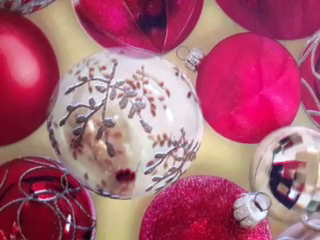
#> input picture frame 85 of Lab_Works/Computer_Vision/Feature_Detection/data/video1.mp4, 320 x 240 px
$ jupyter execute feature_detection.ipynb
#> lines starting #> are read from the running program, lines starting #| are printed output that depends on the picture; after the words box and inside, x2 and y2 are one past the last pixel; in counts of white or black regions, pixels touching at a corner belong together
<div style="display:flex; justify-content:space-between; align-items:center; width:100%; margin:8px 0 24px 0;">
  <div style="text-align:left;">

  </div>
  <div style="text-align:right; font-size:18px; font-weight:600; color:#17324d; line-height:1.35;">
    MSc. CORO DASSIP
  </div>
</div>

<div style="border:2px solid #333; padding:14px 20px; margin:15px auto 25px auto; width:85%; max-width:900px; box-sizing:border-box; text-align:center;">
  <h1 style="margin:0;"><b>Feature Detection and Object Tracking</b></h1>
</div>

This notebook executes the complete fixed-reference feature-tracking experiment, including ORB extraction, Hamming-distance matching, RANSAC homography estimation, projected object localization, sequence-level diagnostics, figure generation, and final numerical validation.

## Setup — Environment and Configuration

Import the required libraries, configure compact numerical output, and create the shared figures directory used throughout the experiment.

[cell 1]
from pathlib import Path

import cv2
import matplotlib.pyplot as plt
import numpy as np

np.set_printoptions(
    precision=4,
    suppress=True,
)

OUTPUT_DIR = Path("../outputs/figures")
OUTPUT_DIR.mkdir(
    parents=True,
    exist_ok=True,
)

print(f"OpenCV version: {cv2.__version__}")

## 1. Validate the Input Video and Output Paths

Verify that the repository-local input video exists and that the output directory is available before initializing the tracking pipeline.

[cell 2]
VIDEO_PATH = Path("../data/video1.mp4")

if not VIDEO_PATH.exists():
    raise FileNotFoundError(
        f"Video not found: {VIDEO_PATH}"
    )

if not VIDEO_PATH.is_file():
    raise ValueError(
        f"Input path is not a file: {VIDEO_PATH}"
    )

OUTPUT_DIR.mkdir(
    parents=True,
    exist_ok=True,
)

print(f"Input video: {VIDEO_PATH}")
print(f"Figures directory: {OUTPUT_DIR}")

## 2. Define the Initial Bounding Box and Tracking Parameters

Define the manually provided object region in the reference frame and the fixed ORB/RANSAC parameters used throughout the sequence.

[cell 3]
ROW = 24
COL = 46
HEIGHT = 170
WIDTH = 160

MAX_FEATURES = 1000
RANSAC_THRESHOLD = 5.0
MIN_MATCHES = 4
MIN_INLIERS = 4

bbox = np.float32(
    [
        [COL, ROW],
        [COL + WIDTH, ROW],
        [COL + WIDTH, ROW + HEIGHT],
        [COL, ROW + HEIGHT],
    ]
).reshape(-1, 1, 2)

if bbox.shape != (4, 1, 2):
    raise ValueError(
        f"Unexpected bounding-box shape: {bbox.shape}"
    )

print("Initial bounding box corners:")
print(bbox.reshape(-1, 2))
print(
    f"ORB features: {MAX_FEATURES} | "
    f"RANSAC threshold: {RANSAC_THRESHOLD:.1f} px"
)

## 3. Initialize ORB and the Hamming-Distance Matcher

Create the ORB detector/descriptor and the brute-force binary-descriptor matcher used for all reference-to-frame correspondences.

[cell 4]
orb = cv2.ORB_create(
    nfeatures=MAX_FEATURES,
)

matcher = cv2.BFMatcher(
    cv2.NORM_HAMMING,
    crossCheck=True,
)

print("ORB detector initialized.")
print("BFMatcher metric: Hamming | crossCheck=True")

## 4. Read and Validate the Reference Frame

Read the first video frame, convert it to grayscale, and verify that the predefined bounding box lies completely inside the image.

[cell 5]
cap = cv2.VideoCapture(
    str(VIDEO_PATH)
)

if not cap.isOpened():
    raise RuntimeError(
        f"Could not open video: {VIDEO_PATH}"
    )

reported_frame_count = int(
    cap.get(cv2.CAP_PROP_FRAME_COUNT)
)

ret, reference_frame = cap.read()
#> reference_frame is the input picture: shape (240, 320, 3); mean B, G, R 117.4, 96.4, 170.6
cap.release()

if not ret or reference_frame is None:
    raise RuntimeError(
        "Could not read the first video frame."
    )

reference_gray = cv2.cvtColor(
    reference_frame,
    cv2.COLOR_BGR2GRAY,
)
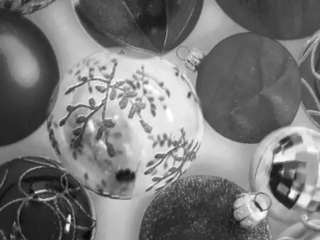
#> reference_gray: shape (240, 320); min 8, max 255, mean 120.9

frame_height, frame_width = (
    reference_gray.shape
)
#> frame_height = 240; frame_width = 320

if (
    ROW < 0
    or COL < 0
    or ROW + HEIGHT > frame_height
    or COL + WIDTH > frame_width
):
    raise ValueError(
        "The initial bounding box lies outside "
        "the reference frame."
    )

print(
    f"Reference frame shape: "
    f"{reference_frame.shape}"
)
#| Reference frame shape: (240, 320, 3)
print(
    f"Reported video frames: "
    f"{reported_frame_count}"
)

## 5. Detect Reference ORB Features Inside the Object Region

Restrict feature extraction to the known object ROI in the first frame and validate that enough binary descriptors are available for homography estimation.

[cell 6]
reference_mask = np.zeros(
    reference_gray.shape,
    dtype=np.uint8,
)

reference_mask[
    ROW:ROW + HEIGHT,
    COL:COL + WIDTH,
] = 255

reference_keypoints, reference_descriptors = (
    orb.detectAndCompute(
        reference_gray,
        reference_mask,
    )
)
#> reference_keypoints = 880 keypoints; strongest (x, y, size): (133, 174, 64.3), (87, 104, 31), (172, 147, 31), (133, 175, 53.6)

if (
    reference_descriptors is None
    or len(reference_keypoints) < MIN_MATCHES
):
    raise RuntimeError(
        "Not enough ORB features were detected "
        "inside the initial bounding box."
    )

if (
    reference_descriptors.ndim != 2
    or reference_descriptors.shape[1] != 32
):
    raise ValueError(
        "Unexpected ORB descriptor shape: "
        f"{reference_descriptors.shape}"
    )

print(
    f"Reference keypoints detected: "
    f"{len(reference_keypoints)}"
)
#| Reference keypoints detected: 880
print(
    f"Descriptor shape: "
    f"{reference_descriptors.shape}"
)
#| Descriptor shape: (880, 32)

## 6. Visualize the Reference Object and ORB Keypoints

Draw the initial object boundary together with the ORB keypoints retained inside the reference ROI and save the first diagnostic figure.

[cell 7]
reference_with_bbox = (
    reference_frame.copy()
)

cv2.polylines(
    reference_with_bbox,
    [np.int32(bbox)],
    True,
    (0, 255, 0),
    3,
    cv2.LINE_AA,
)
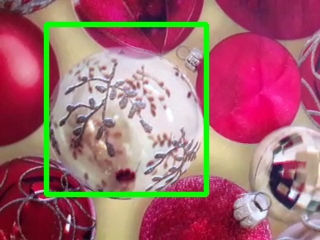
#> reference_with_bbox: shape (240, 320, 3); 5.99% of pixels changed, all inside (x1, y1, x2, y2) = (43, 21, 210, 198)

reference_features = cv2.drawKeypoints(
    reference_with_bbox,
    reference_keypoints,
    None,
    flags=(
        cv2.DRAW_MATCHES_FLAGS_DRAW_RICH_KEYPOINTS
    ),
)
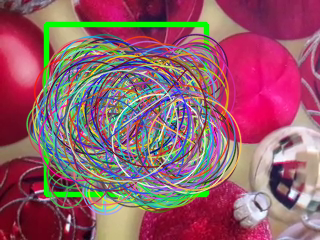
#> reference_features: shape (240, 320, 3); mean B, G, R 107.2, 93.6, 147.8

reference_features_rgb = cv2.cvtColor(
    reference_features,
    cv2.COLOR_BGR2RGB,
)

fig, ax = plt.subplots(
    figsize=(10, 6)
)

ax.imshow(
    reference_features_rgb
)
ax.set_title(
    "Reference Object and ORB Keypoints"
)
ax.axis("off")

plt.tight_layout()

fig.savefig(
    OUTPUT_DIR
    / "reference_orb_keypoints.png",
    dpi=300,
    bbox_inches="tight",
)

plt.show()

$ run again, starting later in the video
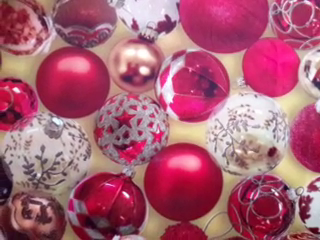
#> input picture frame 382 of Lab_Works/Computer_Vision/Feature_Detection/data/video1.mp4, 320 x 240 px
#> reference_frame is the input picture: shape (240, 320, 3); mean B, G, R 116, 95.3, 169.6
#> `reference_gray = cv2.cvtColor( reference_frame, cv2.COLOR_BGR2GRAY, )`:
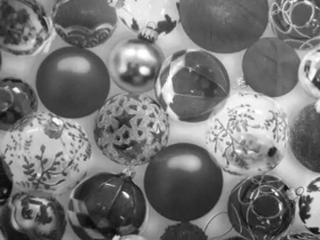
#> reference_gray: shape (240, 320); min 8, max 255, mean 119.8
#| Reference frame shape: (240, 320, 3)
#> reference_keypoints = 865 keypoints; strongest (x, y, size): (143, 71, 64.3), (142, 69, 53.6), (145, 69, 53.6), (143, 72, 44.6)
#| Reference keypoints detected: 865
#| Descriptor shape: (865, 32)
#> reference_with_bbox: shape (240, 320, 3); 5.99% of pixels changed, all inside (x1, y1, x2, y2) = (43, 21, 210, 198)
#> `reference_features = cv2.drawKeypoints( reference_with_bbox, reference..`:
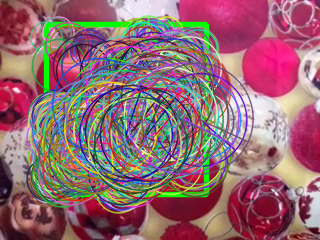
#> reference_features: shape (240, 320, 3); mean B, G, R 113.8, 104.8, 147

$ run again, starting later in the video
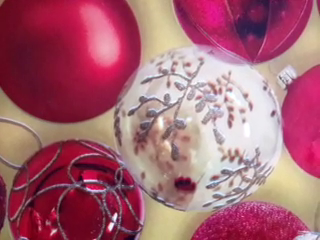
#> input picture frame 680 of Lab_Works/Computer_Vision/Feature_Detection/data/video1.mp4, 320 x 240 px
#> reference_frame is the input picture: shape (240, 320, 3); mean B, G, R 115.2, 100, 166.9
#> `reference_gray = cv2.cvtColor( reference_frame, cv2.COLOR_BGR2GRAY, )`:
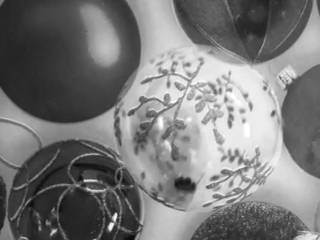
#> reference_gray: shape (240, 320); min 9, max 255, mean 121.7
#| Reference frame shape: (240, 320, 3)
#> reference_keypoints = 833 keypoints; strongest (x, y, size): (85, 180, 31), (84, 184, 44.6), (87, 188, 31), (194, 185, 53.6)
#| Reference keypoints detected: 833
#| Descriptor shape: (833, 32)
#> reference_with_bbox: shape (240, 320, 3); 5.99% of pixels changed, all inside (x1, y1, x2, y2) = (43, 21, 210, 198)
#> `reference_features = cv2.drawKeypoints( reference_with_bbox, reference..`:
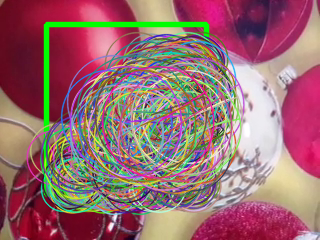
#> reference_features: shape (240, 320, 3); mean B, G, R 111.3, 106.9, 151.9
